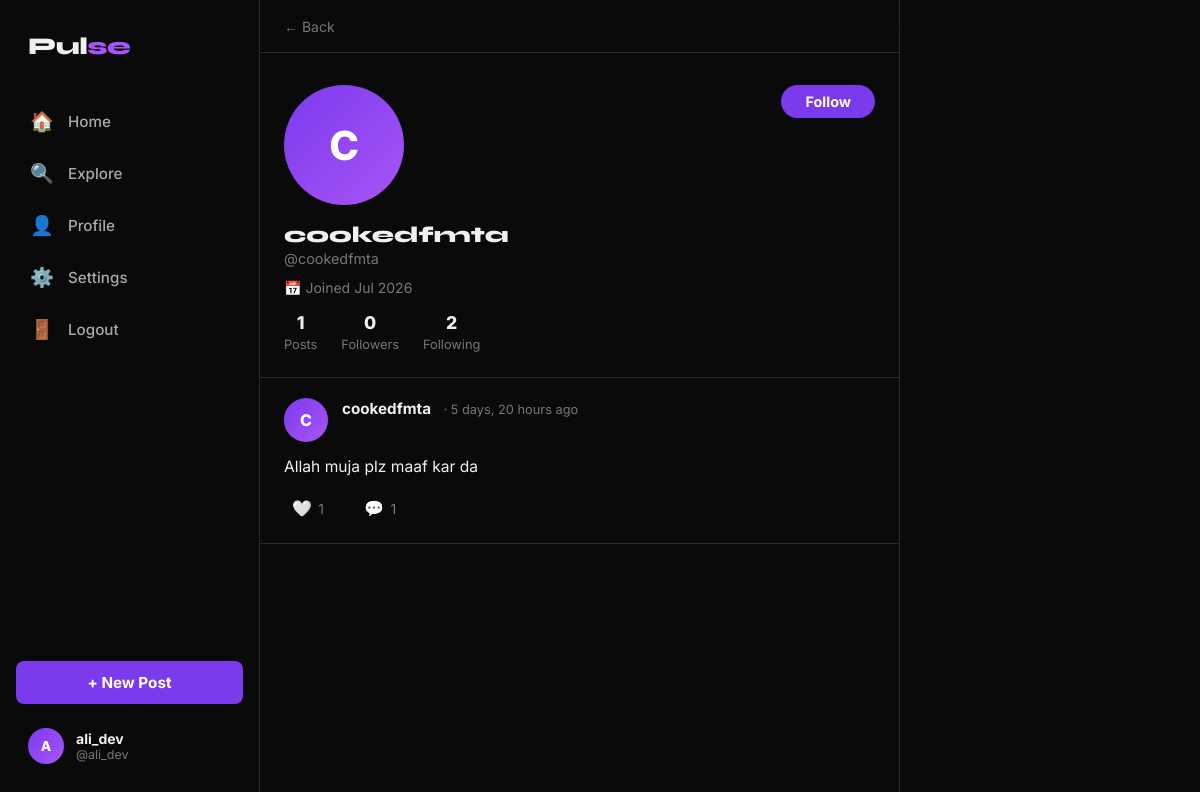
The app's page /profile/cookedfmta/ (signed in) with its own data.
### social/models.py (models this page shows, shortened)
class Profile(models.Model):
    user = models.OneToOneField(User, on_delete=models.CASCADE, related_name='profile')
    bio = models.TextField(blank=True, max_length=300)
    avatar_url = models.URLField(blank=True, default='')
    website = models.URLField(blank=True)
    location = models.CharField(max_length=100, blank=True)
    created_at = models.DateTimeField(auto_now_add=True)
    def followers_count(self):
        return Follow.objects.filter(following=self.user).count()
    def following_count(self):
        return Follow.objects.filter(follower=self.user).count()
    def posts_count(self):
        return Post.objects.filter(author=self.user).count()

class Post(models.Model):
    author = models.ForeignKey(User, on_delete=models.CASCADE, related_name='posts')
    content = models.TextField(max_length=500)
    image_url = models.URLField(blank=True)
    created_at = models.DateTimeField(auto_now_add=True)
    updated_at = models.DateTimeField(auto_now=True)
    class Meta:
        ordering = ['-created_at']
    def likes_count(self):
        return self.likes.count()
    def time_ago(self):
        return timesince(self.created_at) + ' ago'

### social/views.py (the view)
# urls.py: path('profile/<str:username>/', views.profile_view, name='profile'),
def profile_view(request, username):
    user = get_object_or_404(User, username=username)
    profile = get_or_create_profile(user)
    posts = Post.objects.filter(author=user).select_related('author').prefetch_related('likes', 'comments')
    is_following = False
    liked_ids = []
    if request.user.is_authenticated:
        is_following = Follow.objects.filter(follower=request.user, following=user).exists()
        liked_ids = Like.objects.filter(user=request.user).values_list('post_id', flat=True)
    followers = Follow.objects.filter(following=user).select_related('follower')
    following = Follow.objects.filter(follower=user).select_related('following')
    return render(request, 'social/profile.html', {
        'profile_user': user,
        'profile': profile,
        'posts': posts,
        'is_following': is_following,
        'liked_ids': list(liked_ids),
        'followers': followers,
        'following': following,
    })

### social/views.py (called while the page is built)
def get_or_create_profile(user):
    profile, _ = Profile.objects.get_or_create(user=user)
    return profile

### templates/social/profile.html (shortened to what this page needs)
{% extends 'social/base.html' %}
{% block nav_profile %}{% if profile_user == user %}active{% endif %}{% endblock %}
{% block content %}
<div class="feed-header">
  <a href="javascript:history.back()" style="color:var(--text-muted);font-size:.875rem">← Back</a>
</div>
<div class="profile-header">
  <div class="profile-top">
    <div class="avatar avatar-xl">
      {% if profile.avatar_url %}<img src="{{ profile.avatar_url }}" alt="">
      {% else %}{{ profile_user.username.0|upper }}{% endif %}
    </div>
    <div>
      {% if user.is_authenticated %}
        {% if profile_user == user %}
          <a href="/settings/profile/"><button class="btn-edit">Edit Profile</button></a>
        {% else %}
          <button class="btn-follow-lg {% if is_following %}following{% endif %}" id="follow-btn"
            onclick="toggleFollow('{{ profile_user.username }}', this)">
            {% if is_following %}Following{% else %}Follow{% endif %}
          </button>
        {% endif %}
      {% endif %}
    </div>
  </div>
  <div class="profile-name">
    {% if profile_user.get_full_name %}{{ profile_user.get_full_name }}{% else %}{{ profile_user.username }}{% endif %}
  </div>
  <div class="profile-handle">@{{ profile_user.username }}</div>
  <div class="profile-meta">
    <span>📅 Joined {{ profile_user.date_joined|date:"M Y" }}</span>
  </div>
  <div class="profile-stats">
    <div class="stat">
      <span class="stat-num">{{ profile.posts_count }}</span>
      <span class="stat-label">Posts</span>
    </div>
    <div class="stat">
      <span class="stat-num" id="followers-count">{{ profile.followers_count }}</span>
      <span class="stat-label">Followers</span>
    </div>
    <div class="stat">
      <span class="stat-num">{{ profile.following_count }}</span>
      <span class="stat-label">Following</span>
    </div>
  </div>
</div>
{% if posts %}
  {% for post in posts %}
  <div class="post-card" id="post-{{ post.id }}">
    <div class="post-header">
      <div class="avatar">
        {% if profile.avatar_url %}<img src="{{ profile.avatar_url }}" alt="">
        {% else %}{{ profile_user.username.0|upper }}{% endif %}
      </div>
      <div class="post-meta">
        <span class="post-author">{{ profile_user.username }}</span>
        <span class="post-time">· {{ post.time_ago }}</span>
      </div>
    </div>
    <a href="/post/{{ post.id }}/">
      <div class="post-content">{{ post.content }}</div>
    </a>
    <div class="post-actions">
      <button class="action-btn like-btn {% if post.id in liked_ids %}liked{% endif %}"
        onclick="{% if user.is_authenticated %}toggleLike({{ post.id }}, this){% else %}window.location='/login/'{% endif %}">
        <span class="icon">{% if post.id in liked_ids %}❤️{% else %}🤍{% endif %}</span>
        <span class="like-count">{{ post.likes_count }}</span>
      </button>
      <a href="/post/{{ post.id }}/" class="action-btn">
        <span class="icon">💬</span><span>{{ post.comments.count }}</span>
      </a>
    </div>
  </div>
  {% endfor %}
{% else %}
  <div class="empty-state">
    <div class="empty-icon">✍️</div>
    <h2>No posts yet</h2>
    <p>{% if profile_user == user %}Share your first post!{% else %}@{{ profile_user.username }} hasn't posted yet.{% endif %}</p>
  </div>
{% endif %}
{% endblock %}
{% block right_sidebar %}
<aside class="sidebar-right">
</aside>
{% endblock %}

### templates/social/base.html (shortened to what this page needs)
<!DOCTYPE html>
<html lang="en">
<head>
  {% load static %}
  <link rel="stylesheet" href="{% static 'css/style.css' %}">
</head>
<body>
{% if user.is_authenticated %}
<div class="app-layout">
  <aside class="sidebar-left">
    <div class="logo">Pul<span>se</span></div>
    <a href="/" class="nav-item {% block nav_feed %}{% endblock %}">
      <span class="icon">🏠</span><span>Home</span>
    </a>
    <a href="/explore/" class="nav-item {% block nav_explore %}{% endblock %}">
      <span class="icon">🔍</span><span>Explore</span>
    </a>
    <a href="/profile/{{ user.username }}/" class="nav-item {% block nav_profile %}{% endblock %}">
      <span class="icon">👤</span><span>Profile</span>
    </a>
    <a href="/settings/profile/" class="nav-item">
      <span class="icon">⚙️</span><span>Settings</span>
    </a>
    <a href="/logout/" class="nav-item">
      <span class="icon">🚪</span><span>Logout</span>
    </a>
    <button class="nav-post-btn" onclick="openCompose()">+ New Post</button>
    <a href="/profile/{{ user.username }}/" class="sidebar-user">
      <div class="avatar avatar-sm">
        {% if user.profile.avatar_url %}
          <img src="{{ user.profile.avatar_url }}" alt="">
        {% else %}
          {{ user.username.0|upper }}
        {% endif %}
      </div>
      <div class="sidebar-user-info">
        <div style="font-weight:700;font-size:.875rem">{{ user.username }}</div>
        <div style="font-size:.78rem;color:var(--text-muted)">@{{ user.username }}</div>
      </div>
    </a>
  </aside>
  <main class="main-feed">
    {% block content %}{% endblock %}
  </main>
  {% block right_sidebar %}{% endblock %}
</div>
{% else %}
  {% block auth_content %}{% endblock %}
{% endif %}
{% load static %}
</body>
</html>

### static/css/style.css (style rules this page uses)
:root { --bg: #0a0a0a; --surface: #111111; --surface2: #1a1a1a; --surface3: #222222; --border: #2a2a2a; --accent: #7c3aed; --accent2: #a855f7; --accent-glow: rgba(124,58,237,0.3); --text: #f0f0f0; --text-muted: #777; --text-dim: #aaa; --like: #f43f5e; --like-bg: rgba(244,63,94,0.12); --success: #10b981; --radius: 14px; --radius-sm: 8px; --radius-xs: 6px; }
*, *::before, *::after { box-sizing: border-box; margin: 0; padding: 0; }
body { font-family: 'Inter', sans-serif; background: var(--bg); color: var(--text); min-height: 100vh; }
a { color: inherit; text-decoration: none; }
.app-layout { display: grid; grid-template-columns: 260px 1fr 300px; min-height: 100vh; max-width: 1200px; margin: 0 auto; gap: 0; }
.sidebar-left { position: sticky; top: 0; height: 100vh; padding: 1.5rem 1rem; border-right: 1px solid var(--border); display: flex; flex-direction: column; gap: 0.25rem; }
.logo { font-family: 'Syne', sans-serif; font-size: 1.5rem; font-weight: 800; padding: 0.5rem 0.75rem; margin-bottom: 1.5rem; letter-spacing: -0.5px; }
.logo span { color: var(--accent2); }
.nav-item { display: flex; align-items: center; gap: 0.875rem; padding: 0.75rem 0.875rem; border-radius: var(--radius-sm); font-size: 0.95rem; font-weight: 500; color: var(--text-dim); transition: all 0.15s; cursor: pointer; }
.nav-item .icon { font-size: 1.2rem; width: 1.5rem; text-align: center; }
.nav-post-btn { margin-top: auto; background: var(--accent); color: #fff; border: none; border-radius: var(--radius-sm); padding: 0.75rem; font-weight: 700; font-size: 0.95rem; cursor: pointer; font-family: inherit; width: 100%; transition: background 0.15s; }
.sidebar-user { display: flex; align-items: center; gap: 0.75rem; padding: 0.75rem; border-radius: var(--radius-sm); margin-top: 0.5rem; transition: background 0.15s; cursor: pointer; }
.main-feed { border-right: 1px solid var(--border); min-height: 100vh; }
.feed-header { position: sticky; top: 0; background: rgba(10,10,10,0.9); backdrop-filter: blur(12px); border-bottom: 1px solid var(--border); padding: 1rem 1.5rem; z-index: 10; }
.avatar { width: 44px; height: 44px; border-radius: 50%; background: linear-gradient(135deg, var(--accent), var(--accent2)); display: flex; align-items: center; justify-content: center; font-weight: 800; font-size: 1rem; color: #fff; flex-shrink: 0; overflow: hidden; }
.avatar-sm { width: 36px; height: 36px; font-size: 0.85rem; }
.avatar-xl { width: 120px; height: 120px; font-size: 2.5rem; }
.post-card { border-bottom: 1px solid var(--border); padding: 1.25rem 1.5rem; transition: background 0.15s; }
.post-header { display: flex; align-items: flex-start; gap: 0.875rem; margin-bottom: 0.75rem; }
.post-meta { flex: 1; }
.post-author { font-weight: 700; font-size: 0.95rem; }
.post-time { font-size: 0.8rem; color: var(--text-muted); margin-left: 0.5rem; }
.post-content { font-size: 0.975rem; line-height: 1.65; margin-bottom: 0.875rem; white-space: pre-wrap; word-break: break-word; }
.post-actions { display: flex; gap: 1.5rem; }
.action-btn { display: flex; align-items: center; gap: 0.4rem; background: none; border: none; color: var(--text-muted); font-size: 0.875rem; cursor: pointer; padding: 0.3rem 0.5rem; border-radius: var(--radius-xs); font-family: inherit; transition: all 0.15s; }
.action-btn .icon { font-size: 1rem; }
.sidebar-right { padding: 1.5rem 1.25rem; position: sticky; top: 0; height: 100vh; overflow-y: auto; }
.profile-header { border-bottom: 1px solid var(--border); padding: 2rem 1.5rem 1.5rem; }
.profile-top { display: flex; align-items: flex-start; justify-content: space-between; margin-bottom: 1rem; }
.profile-name { font-family: 'Syne', sans-serif; font-size: 1.4rem; font-weight: 800; margin-bottom: 0.1rem; }
.profile-handle { color: var(--text-muted); font-size: 0.9rem; margin-bottom: 0.75rem; }
.profile-meta { display: flex; gap: 1.25rem; font-size: 0.875rem; color: var(--text-muted); margin-bottom: 1rem; }
.profile-meta span { display: flex; align-items: center; gap: 0.3rem; }
.profile-stats { display: flex; gap: 1.5rem; }
.stat { text-align: center; }
.stat-num { font-weight: 800; font-size: 1.1rem; display: block; }
.stat-label { font-size: 0.8rem; color: var(--text-muted); }
.btn-follow-lg { background: var(--accent); color: #fff; border: none; border-radius: 20px; padding: 0.5rem 1.5rem; font-weight: 700; font-size: 0.9rem; cursor: pointer; font-family: inherit; transition: all 0.15s; }

### records on screen
Profile: posts_count "1", followers_count "0", following_count "2"
Post: time_ago "5 days, 20 hours ago", content "Allah muja plz maaf kar da", likes_count "1", comments.count "1"

### other values on screen
{{ user.username.0|upper }} "A"
{{ user.username }} "ali_dev"
{{ profile_user.username.0|upper }} "C"
{{ profile_user.username }} "cookedfmta"
{{ profile_user.date_joined|date:"M Y" }} "Jul 2026"
